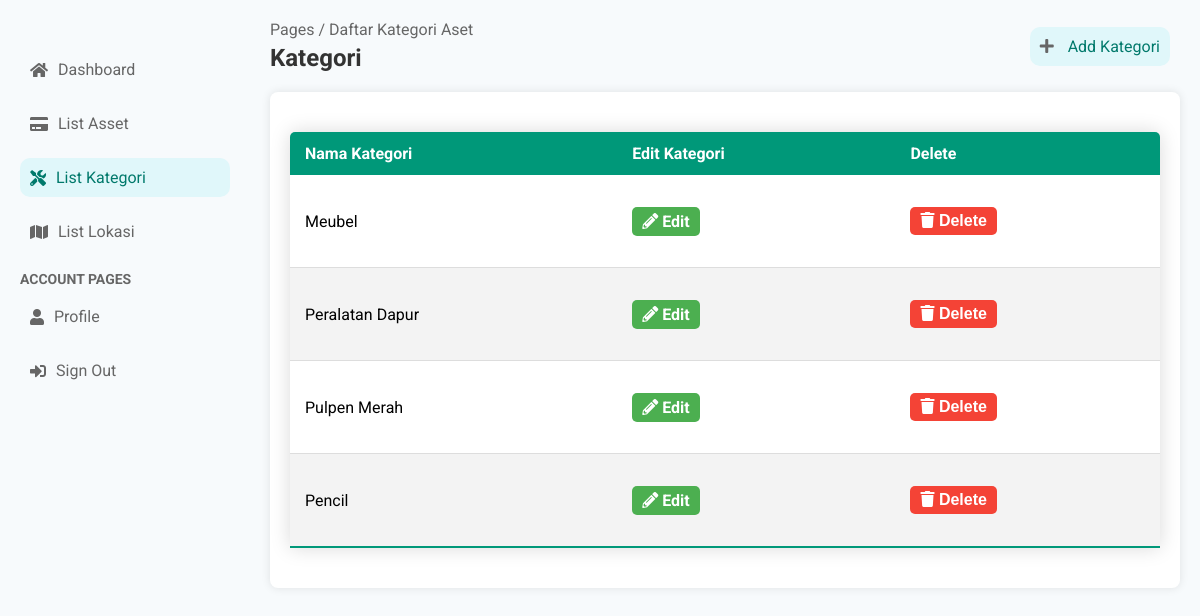
Page /dashboard/kategori/ (signed in) on the committed database.
### accounts/models.py (models this page shows, shortened)
class Kategori(models.Model):
    nama = models.CharField(max_length=100)

### accounts/viewsStaff.py (the view)
# urls.py: path('dashboard/kategori/', viewsStaff.list_kategori, name='list_kategori'),
@login_required
@user_passes_test(is_staff)
def list_kategori(request):
    kategoris = Kategori.objects.all().order_by('-id')
    context = {
        'kategoris': kategoris,
    }
    return render(request, 'dashboard/list_kategori.html', context)

### accounts/context_processors.py (called while the page is built)
def versioned_static(request):
    version = 'v1.44'  # Increment this version number
    return {
        'STATIC_VERSION': version,
    }

### accounts/viewsStaff.py (called while the page is built)
def is_staff(user):
    return user.is_authenticated and user.is_staff

### templates/dashboard/list_kategori.html (shortened to what this page needs)
{% extends 'dashboard/base.html' %}
{% block content %}
<nav class="sidebar-nav">
    <ul>
        <li><a href="{% url 'dashboard_staff' %}"><i class="fas fa-home"></i> Dashboard</a></li>
        <li><a href="{% url 'list_aset' %}"><i class="fas fa-credit-card"></i>List Asset</a></li>
        <li class="active"><a href="{%  url 'list_kategori' %}"><i class="fas fa-tools"></i>List Kategori</a></li>
        <li><a href="{% url 'list_posisi' %}"><i class="fas fa-map"></i>List Lokasi</a></li>
    </ul>
    <h3>Account Pages</h3>
    <ul>
        <li><a href="{% url 'profile' %}"><i class="fas fa-user"></i> Profile</a></li>
        <li><a href="{% url 'logout' %}"><i class="fas fa-sign-in-alt"></i> Sign Out</a></li>
    </ul>
</nav>
</aside>
<div class="main-content">
    <header class="main-header">
        <div class="breadcrumb">
            <span>Pages / Daftar Kategori Aset</span>
            <h2>Kategori</h2>
        </div>
        <div class="header-right">
            <a href="{% url 'tambah_kategori' %}" class="btn-add"><i class="fas fa-plus"></i> Add Kategori</a>
        </div>
    </header>
    <div class="form-container">
              <table>
            <thead>
                <tr>
                    <th>Nama Kategori</th>
                    <th>Edit Kategori</th>
                    <th>Delete</th>
                </tr>
            </thead>
            <tbody>
                {% for kategori in kategoris %}
                    <tr>
                        <td data-label="Nama Kategori">{{ kategori.nama }}</td>
                        <td data-label="Edit">
                            <a href="{% url 'edit_kategori' kategori.id %}" class="btn-edit"><i class="fas fa-pencil-alt"></i> Edit</a>
                        </td>
                        <td data-label="Delete">
                            <form action="{% url 'delete_kategori' kategori.id %}" method="post">
                                <button type="submit" class="btn-delete" onclick="return confirm('Apakah Anda yakin ingin menghapus kategori ini?');">
                                    <i class="fas fa-trash"></i> Delete
                                </button>
                            </form>
                        </td>
                    </tr>
                {% endfor %}
            </tbody>
        </table>
</div>
</div>
{% endblock %}

### static/dashboard/styles.css (style rules this page uses)
* { margin: 0; padding: 0; box-sizing: border-box; }
body { font-family: 'Roboto', sans-serif; background-color: #f0f2f5; }
.sidebar-nav ul { list-style: none; }
.sidebar-nav h3 { margin-top: 20px; margin-bottom: 10px; color: #666; font-size: 14px; text-transform: uppercase; }
.sidebar-nav li { margin-bottom: 15px; }
.sidebar-nav a { text-decoration: none; color: #666; font-size: 16px; display: flex; align-items: center; transition: color 0.3s, background-color 0.3s; padding: 10px; border-radius: 10px; }
.sidebar-nav a:hover, .sidebar-nav li.active a { background-color: #e0f7fa; color: #00796b; }
.sidebar-nav i { margin-right: 10px; }
.main-content { flex: 1; padding: 20px; background-color: #f7fafc; }
.main-header { display: flex; justify-content: space-between; align-items: center; margin-bottom: 20px; }
.breadcrumb { color: #666; }
.breadcrumb h2 { margin-top: 5px; font-size: 24px; color: #333; }
.header-right { display: flex; align-items: center; }
.header-right a { margin-right: 10px; color: #00796b; text-decoration: none; }
.header-right i { margin-right: 10px; color: #666; }
.btn-add { background-color: #e0f7fa; padding: 10px; border-radius: 10px; }
.form-container { width: 100%; background-color: #ffffff; padding: 20px; border-radius: 8px; box-shadow: 0 0 10px rgba(0, 0, 0, 0.1); }
button { background-color: #4CAF50; color: white; border: none; padding: 10px 20px; text-align: center; font-size: 1em; border-radius: 4px; cursor: pointer; transition: background-color 0.3s ease; margin: 20px auto; }
table { width: 100%; border-collapse: collapse; margin: 20px 0; font-size: 1em; min-width: 400px; border-radius: 5px 5px 0 0; overflow: hidden; box-shadow: 0 0 20px rgba(0, 0, 0, 0.15); }
table thead tr { background-color: #009879; color: #ffffff; text-align: left; font-weight: bold; }
table th, table td { padding: 12px 15px; }
table tbody tr { border-bottom: 1px solid #dddddd; }
table tbody tr:nth-of-type(even) { background-color: #f3f3f3; }
table tbody tr:last-of-type { border-bottom: 2px solid #009879; }
.btn-edit, .btn-delete { display: inline-block; padding: 5px 10px; font-size: 1em; font-weight: bold; border-radius: 5px; text-decoration: none; }
.btn-edit { background-color: #4CAF50; color: white; }
.btn-delete { background-color: #f44336; color: white; }

### rows in the picture
Kategori: nama "Meubel"
Kategori: nama "Peralatan Dapur"
Kategori: nama "Pulpen Merah"
Kategori: nama "Pencil"
